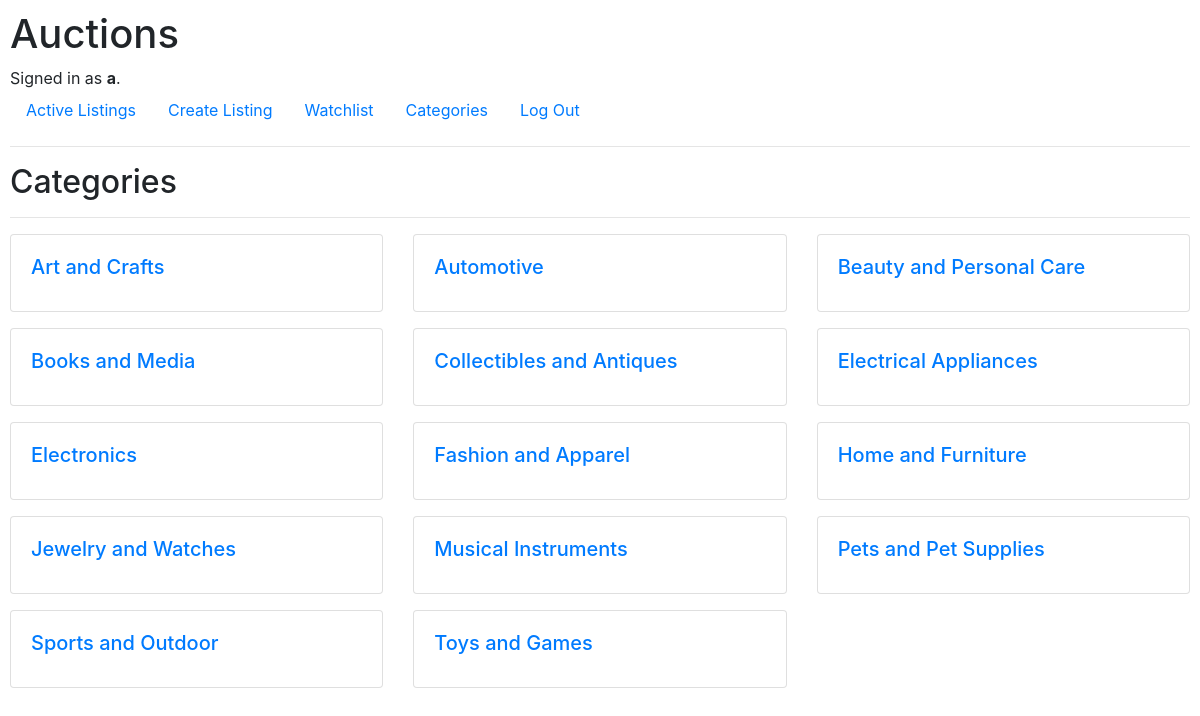
The app's page /categories (signed in) with its own data.
### auctions/models.py (models this page shows, shortened)
class User(AbstractUser):
    pass

class Category(models.Model):
    category = models.CharField(unique=True, max_length=64)

### auctions/views.py (the view)
# urls.py: path("categories", views.categories, name="categories"),
def categories(request):
    return render(request, "auctions/categories.html", {
            "categories": Category.objects.all().order_by('category')
        })

### auctions/templates/auctions/categories.html
{% extends "auctions/layout.html" %}
{% load humanize %}
{% block body %}
    <h2>Categories</h2>
    <hr>
    <div class="row">
        {% for category in categories %}
            <div class="col-md-4 mb-3">
                <a href="{% url 'filtered' category=category.category%}" class="card clickable-card">
                    <div class="card-body">
                        <h5 class="card-title">{{ category.category }}</h5>
                    </div>
                </a>
            </div>
        {% endfor %}
    </div>
{% endblock %}

### auctions/templates/auctions/layout.html (shortened to what this page needs)
{% load static %}
<!DOCTYPE html>
<html lang="en">
    <head>
        <link rel="stylesheet" href="https://stackpath.bootstrapcdn.com/bootstrap/4.4.1/css/bootstrap.min.css">
        <link href="{% static 'auctions/styles.css' %}" rel="stylesheet">
    </head>
    <body>
        <h1>Auctions</h1>
        <div>
            {% if user.is_authenticated %}
                Signed in as <strong>{{ user.username }}</strong>.
            {% else %}
                Not signed in.
            {% endif %}
        </div>
        <ul class="nav">
            <li class="nav-item">
                <a class="nav-link" href="{% url 'index' %}">Active Listings</a>
            </li>
            {% if user.is_authenticated %}
                <li class="nav-item">
                    <a class="nav-link" href="{% url 'create_listing' %}">Create Listing</a>
                </li>
                <li class="nav-item">
                    <a class="nav-link" href="{% url 'watchlist' %}">Watchlist</a>
                </li>
                <li class="nav-item">
                    <a class="nav-link" href="{% url 'categories' %}">Categories</a>
                </li>
                <li class="nav-item">
                    <a class="nav-link" href="{% url 'logout' %}">Log Out</a>
                </li>
            {% endif %}
        </ul>
        <hr>
        {% block body %}
        {% endblock %}
    </body>
</html>

### auctions/static/auctions/styles.css (style rules this page uses)
body { padding: 10px; }

### records on screen
User: username "a"
Category: category "Art and Crafts"
Category: category "Automotive"
Category: category "Beauty and Personal Care"
Category: category "Books and Media"
Category: category "Collectibles and Antiques"
Category: category "Electrical Appliances"
Category: category "Electronics"
Category: category "Fashion and Apparel"
Category: category "Home and Furniture"
Category: category "Jewelry and Watches"
Category: category "Musical Instruments"
Category: category "Pets and Pet Supplies"
Category: category "Sports and Outdoor"
Category: category "Toys and Games"
